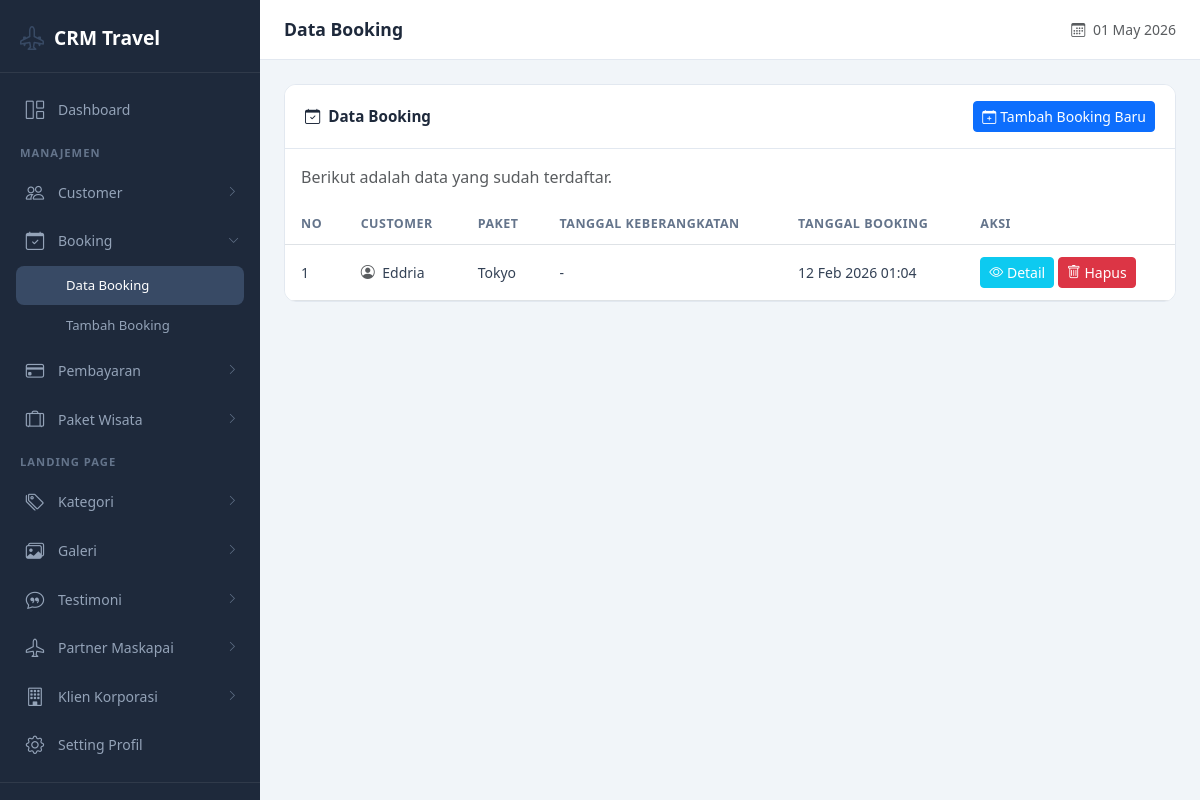
Before: /dashboard/data-manajemen-booking.php (signed in) with the older database file.
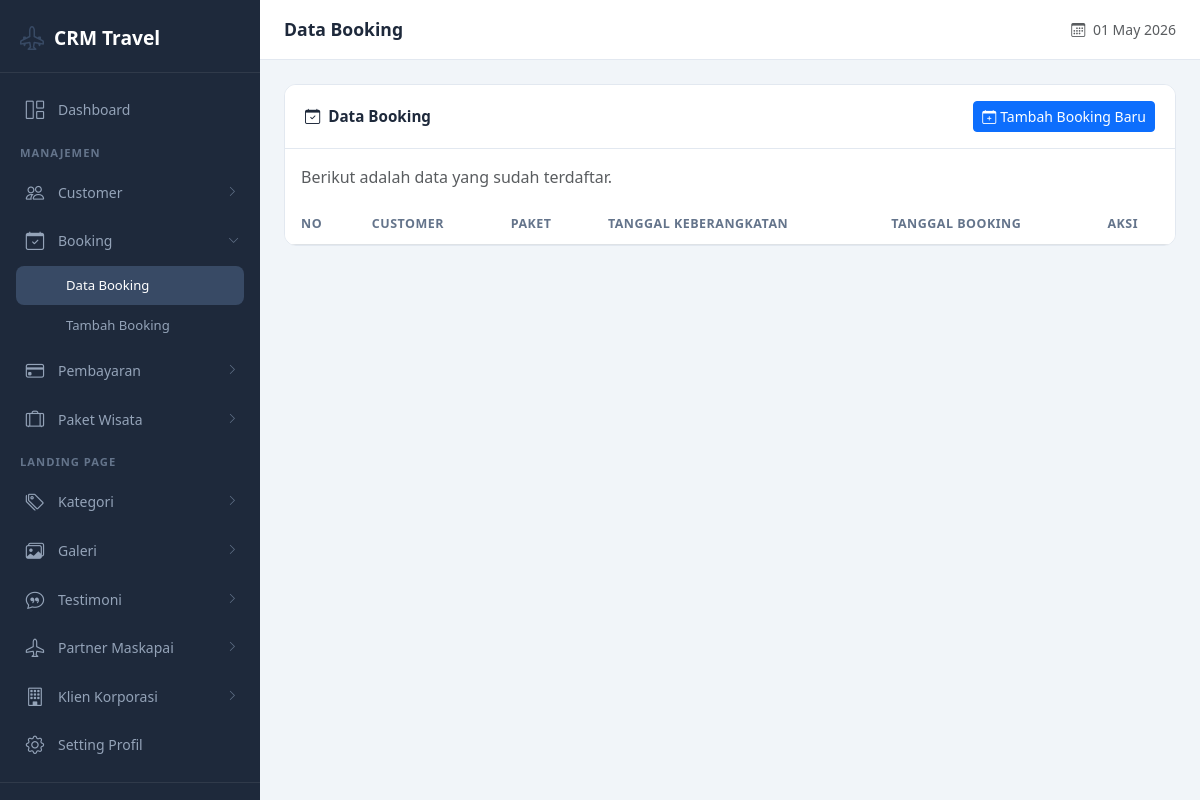
After: the same page with the newer database file.
### tables this page shows
CREATE TABLE `manajemen_booking` (
  `id` int(11) NOT NULL,
  `customer_id` int(11) DEFAULT NULL,
  `paket_id` int(11) DEFAULT NULL,
  `tanggal` timestamp NULL DEFAULT current_timestamp()
);

CREATE TABLE `manajemen_customer` (
  `id` int(11) NOT NULL,
  `nama` varchar(100) NOT NULL,
  `email` varchar(100) NOT NULL,
  `handphone` varchar(25) NOT NULL,
  `alamat` varchar(100) NOT NULL
);

CREATE TABLE `manajemen_paket` (
  `id` int(11) NOT NULL,
  `nama_paket` varchar(120) NOT NULL,
  `durasi` varchar(60) NOT NULL,
  `lokasi` varchar(120) NOT NULL,
  `harga` int(11) NOT NULL,
  `gambar` varchar(255) NOT NULL,
  `label` varchar(50) NOT NULL,
  `rating` tinyint(4) NOT NULL,
  `deskripsi` text DEFAULT NULL,
  `destinasi` text DEFAULT NULL,
  `fasilitas_include` text DEFAULT NULL,
  `fasilitas_exclude` text DEFAULT NULL,
  `syarat_ketentuan` text DEFAULT NULL,
  `created_at` timestamp NOT NULL DEFAULT current_timestamp()
);

### dashboard/data-manajemen-booking.php (the view, shortened to what the changed rows need)
<?php
include 'config.php';
$page_title = 'Data Booking';
?>
<!DOCTYPE html>
<html lang="id">
<head>
    <link href="https://cdn.jsdelivr.net/npm/bootstrap@5.3.8/dist/css/bootstrap.min.css" rel="stylesheet">
    <link href="https://cdn.jsdelivr.net/npm/bootstrap-icons@1.11.3/font/bootstrap-icons.min.css" rel="stylesheet">
    <link rel="stylesheet" href="src/css/dashboard.css">
</head>
<body>
    <div class="main-content">
        <header class="top-header">
            <div class="d-flex align-items-center gap-3">
                <h1 class="page-title"><?php echo isset($page_title) ? $page_title : 'Dashboard'; ?></h1>
            </div>
        </header>
        <div class="page-content">
            <div class="dashboard-card">
                <div class="card-body p-0">
                    <div class="table-responsive">
                        <table class="table table-dashboard">
                            <thead>
                                <tr>
                                    <th>No</th>
                                    <th>Customer</th>
                                    <th>Paket</th>
                                    <th>Tanggal Keberangkatan</th>
                                    <th>Tanggal Booking</th>
                                    <th>Aksi</th>
                                </tr>
                            </thead>
                            <tbody>
                                <?php
                                $data = mysqli_query($koneksi, "SELECT b.id,
                                                                       b.tanggal_keberangkatan,
                                                                       b.status_pembayaran,
                                                                       b.tanggal,
                                                                       c.nama as customer,
                                                                       c.email as customer_email,
                                                                       c.handphone as customer_handphone,
                                                                       c.alamat as customer_alamat,
                                                                       p.nama_paket as paket,
                                                                       p.harga as harga_paket
                                                                FROM manajemen_booking b
                                                                LEFT JOIN manajemen_customer c ON b.customer_id = c.id
                                                                LEFT JOIN manajemen_paket p ON b.paket_id = p.id
                                                                ORDER BY b.id DESC");
                                $bookings = mysqli_fetch_all($data, MYSQLI_ASSOC);
                                foreach($bookings as $index => $baris){
                                    $no = $index + 1;
                                    $modal_id = 'detailBookingModal' . (int) $baris['id'];
                                ?>
                                <tr>
                                    <td><?php echo $no; ?></td>
                                    <td>
                                        <i class="bi bi-person-circle me-1 text-muted"></i>
                                        <?php echo htmlspecialchars($baris['customer'] ?? '-'); ?>
                                    </td>
                                    <td><?php echo htmlspecialchars($baris['paket'] ?? '-'); ?></td>
                                    <td><?php echo $baris['tanggal_keberangkatan'] ? date('d M Y', strtotime($baris['tanggal_keberangkatan'])) : '-'; ?></td>
                                    <td><?php echo $baris['tanggal'] ? date('d M Y H:i', strtotime($baris['tanggal'])) : '-'; ?></td>
                                    <td>
                                        <button type="button" class="btn btn-sm btn-info text-white" data-bs-toggle="modal" data-bs-target="#<?php echo $modal_id; ?>">
                                            <i class="bi bi-eye"></i> Detail
                                        </button>
                                        <a href="src/api/hapus-manajemen-booking?id=<?php echo $baris['id'] ?>" class="btn btn-sm btn-danger" onclick="return confirm('Apakah Anda yakin ingin menghapus data ini?')">
                                            <i class="bi bi-trash"></i> Hapus
                                        </a>
                                    </td>
                                </tr>
                                <?php } ?>
                            </tbody>
                        </table>
                    </div>
                </div>
            </div>
        </div>
    </div>
</body>
</html>

Changed rows visible on the page:
removed manajemen_booking: no "1", manajemen_customer.nama "Eddria", manajemen_paket.nama_paket "Tokyo", tanggal "12 Feb 2026 01:04"
